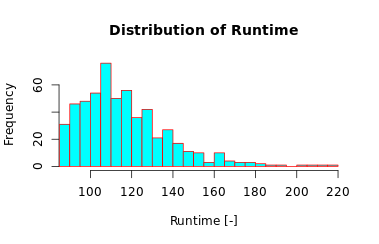

Reproduce this figure in R.
# Create a histogram of the runtime of all the observations in the movies data frame:

# Set the number of bins to 20.
# Set the limits of the x-axis to c(90, 220)
# The histogram is titled "Distribution of Runtime".
# The x-axis is labeled "Runtime [-]".
# The fill of the bars is "cyan" (col argument).
# The color of the bars' borders are "red" (border argument).


# movies is pre-loaded in your workspace
# Open hist() documentation
?hist
# Build a customized histogram
hist(movies$runtime,
  breaks = 20,
  xlim = c(90, 220),
  main = "Distribution of Runtime",
  xlab = "Runtime [-]",
  col = "cyan",
  border = "red"
  )
